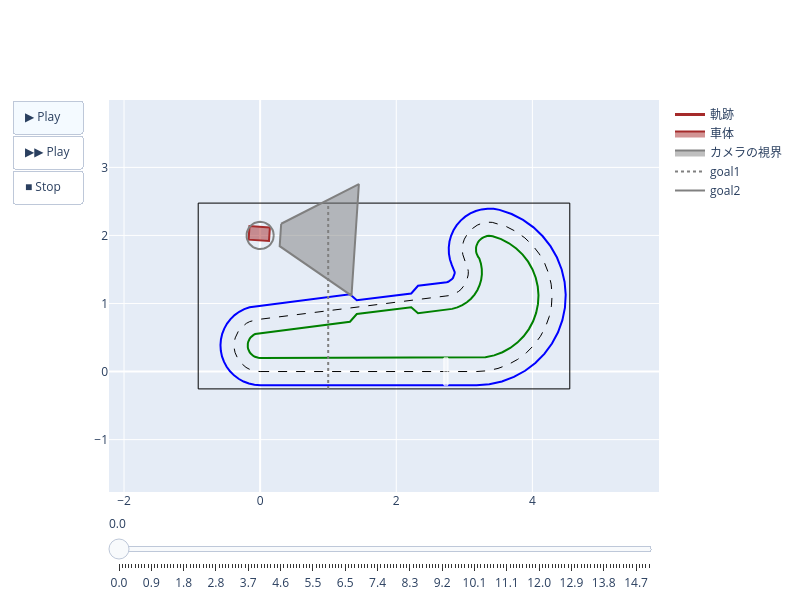

Notebook code for this chart:
### Code cell
class Tutorial1(MissionBase):
    def __init__(self):
        super().__init__(type_b_circuit, t_max=20)
        self.goals = [
            GoalLine((1.0, 0.0), should_stop=False),
            GoalCircle((0.0, 2.0), 0.2),
        ]
        self.initial_xy = (0.0, 2.0)
        self.random_d_xy = (0.1, 0.1)
        self.random_d_yaw_deg = 10

    @staticmethod
    def command_func(alive, *, move, rotate, wait, **kwargs):
        ######## ここから下にプログラムを書こう
        move(v=0.2, t=6)
        wait()
        rotate(w=90, t=2)
        wait()
        move(v=0.2, t=6)
        wait()
        ######## ここより上にプログラムを書こう
        ######## プログラムを書いた後にセルを実行し結果を確認しよう


start(Tutorial1())

### Figure 1 — Plotly figure (JSON) as saved in the notebook; plotly's stock layout.template omitted (floating-point values rounded to 4 significant figures)
{"data": [{"fill": "none", "line": {"color": "black", "dash": "dash", "width": 1}, "mode": "lines", "name": "lane_center", "showlegend": false, "type": "scatter", "x": [0.0, 3.18, 3.339, 3.495, 3.645, 3.785, 3.912, 4.024, 4.119, 4.194, 4.248, 4.281, 4.29, 4.276, 4.24, 4.182, 4.103, 4.005, 3.89, 3.76, 3.618, 3.467, 3.411, 3.354, 3.298, 3.242, 3.19, 3.141, 3.097, 3.058, 3.026, 3.001, 2.983, 2.973, 2.971, 2.977, 2.992, 3.014, 3.043, 3.054, 3.059, 3.057, 3.048, 3.033, 3.011, 2.983, 2.95, 2.912, 2.871, 2.826, 2.778, 2.73, -0.04749, -0.1014, -0.1532, -0.2019, -0.2464, -0.2858, -0.3193, -0.3463, -0.3661, -0.3784, -0.3829, -0.3795, -0.3682, -0.3494, -0.3234, -0.2907, -0.252, -0.2081, -0.16, -0.1085, -0.05482, -1.172e-16], "y": [0.0, 3.894e-16, 0.01149, 0.04571, 0.102, 0.1791, 0.2755, 0.3891, 0.5177, 0.6585, 0.8087, 0.9651, 1.125, 1.284, 1.439, 1.588, 1.727, 1.853, 1.963, 2.056, 2.13, 2.182, 2.192, 2.194, 2.187, 2.173, 2.151, 2.121, 2.085, 2.044, 1.997, 1.946, 1.891, 1.835, 1.778, 1.722, 1.667, 1.614, 1.565, 1.517, 1.469, 1.42, 1.372, 1.325, 1.282, 1.241, 1.205, 1.174, 1.149, 1.129, 1.116, 1.11, 0.7628, 0.7521, 0.7338, 0.7082, 0.676, 0.6377, 0.5941, 0.5462, 0.4949, 0.4414, 0.3866, 0.3317, 0.2779, 0.2263, 0.1779, 0.1337, 0.09463, 0.06152, 0.03503, 0.0157, 0.00395, 5e-06]}, {"fill": "none", "line": {"color": "blue", "dash": "solid", "width": 2}, "mode": "lines", "name": "lane_outer", "showlegend": false, "type": "scatter", "x": [2.449e-17, 3.18, 3.368, 3.552, 3.729, 3.894, 4.044, 4.176, 4.288, 4.377, 4.441, 4.479, 4.49, 4.474, 4.431, 4.362, 4.269, 4.153, 4.017, 3.863, 3.696, 3.517, 3.43, 3.342, 3.254, 3.169, 3.088, 3.013, 2.946, 2.889, 2.841, 2.806, 2.782, 2.772, 2.774, 2.789, 2.817, 2.857, 2.859, 2.858, 2.853, 2.845, 2.834, 2.82, 2.803, 2.784, 2.764, 2.742, 2.32, 2.22, 1.42, 1.32, -0.0723, -0.1544, -0.2333, -0.3073, -0.3751, -0.4351, -0.4862, -0.5272, -0.5574, -0.576, -0.5829, -0.5777, -0.5606, -0.5319, -0.4923, -0.4425, -0.3836, -0.3169, -0.2435, -0.1652, -0.08346, -1.54e-16], "y": [-0.2, -0.2, -0.1864, -0.146, -0.07956, 0.01153, 0.1254, 0.2596, 0.4115, 0.5778, 0.7552, 0.9399, 1.128, 1.316, 1.5, 1.675, 1.839, 1.988, 2.118, 2.228, 2.314, 2.376, 2.391, 2.393, 2.383, 2.359, 2.323, 2.276, 2.218, 2.151, 2.076, 1.995, 1.91, 1.822, 1.734, 1.647, 1.563, 1.484, 1.461, 1.439, 1.417, 1.395, 1.376, 1.358, 1.342, 1.33, 1.32, 1.313, 1.26, 1.147, 1.047, 1.135, 0.9613, 0.945, 0.9171, 0.8782, 0.8291, 0.7708, 0.7045, 0.6315, 0.5535, 0.4719, 0.3885, 0.305, 0.2231, 0.1445, 0.07078, 0.003508, -0.05594, -0.1064, -0.1467, -0.1761, -0.194, -0.2]}, {"fill": "none", "line": {"color": "green", "dash": "solid", "width": 2}, "mode": "lines", "name": "lane_inner", "showlegend": false, "type": "scatter", "x": [-2.449e-17, 3.18, 3.31, 3.438, 3.561, 3.675, 3.78, 3.872, 3.949, 4.011, 4.056, 4.082, 4.09, 4.079, 4.049, 4.002, 3.937, 3.857, 3.763, 3.657, 3.541, 3.418, 3.39, 3.362, 3.334, 3.307, 3.281, 3.257, 3.235, 3.216, 3.2, 3.187, 3.178, 3.172, 3.171, 3.173, 3.18, 3.19, 3.203, 3.22, 3.244, 3.257, 3.258, 3.248, 3.226, 3.193, 3.151, 3.098, 3.038, 2.971, 2.898, 2.821, 2.742, 2.32, 2.22, 1.42, 1.32, -0.02269, -0.04843, -0.07319, -0.09643, -0.1177, -0.1365, -0.1525, -0.1654, -0.1749, -0.1807, -0.1829, -0.1812, -0.1759, -0.1669, -0.1545, -0.1388, -0.1204, -0.09942, -0.07641, -0.05183, -0.02619, -8.049e-17], "y": [0.2, 0.2, 0.2094, 0.2374, 0.2835, 0.3466, 0.4255, 0.5185, 0.6238, 0.7391, 0.8621, 0.9902, 1.121, 1.251, 1.379, 1.5, 1.614, 1.718, 1.809, 1.885, 1.945, 1.988, 1.993, 1.994, 1.991, 1.983, 1.973, 1.958, 1.941, 1.92, 1.897, 1.872, 1.846, 1.818, 1.79, 1.762, 1.735, 1.709, 1.684, 1.662, 1.586, 1.507, 1.427, 1.348, 1.271, 1.198, 1.131, 1.071, 1.018, 0.9755, 0.9427, 0.9209, 0.9104, 0.8572, 0.9455, 0.8455, 0.7322, 0.5644, 0.5592, 0.5505, 0.5383, 0.5229, 0.5046, 0.4838, 0.4609, 0.4364, 0.4108, 0.3847, 0.3585, 0.3328, 0.3081, 0.285, 0.2639, 0.2452, 0.2294, 0.2167, 0.2075, 0.2019, 0.2]}, {"fill": "none", "line": {"color": "black", "dash": "solid", "width": 1}, "mode": "lines", "name": "rim", "showlegend": false, "type": "scatter", "x": [-0.91, 4.55, 4.55, -0.91, -0.91], "y": [-0.255, -0.255, 2.475, 2.475, -0.255]}, {"fill": "toself", "line": {"color": "white", "dash": "solid", "width": 1}, "mode": "lines", "name": "start", "showlegend": false, "type": "scatter", "x": [2.7, 2.76, 2.76, 2.7, 2.7], "y": [-0.2, -0.2, 0.2, 0.2, -0.2]}, {"legendrank": 2, "line": {"color": "brown", "width": 3}, "mode": "lines", "name": "軌跡", "type": "scatter", "x": [-0.01307], "y": [2.027]}, {"legendrank": 1, "mode": "lines", "name": "予測軌跡", "type": "scatter", "x": [], "y": []}, {"fill": "toself", "legendrank": 3, "line": {"color": "brown", "width": 2}, "mode": "lines", "name": "車体", "type": "scatter", "x": [0.1432, 0.13, -0.1693, -0.1561, 0.1432], "y": [2.117, 1.918, 1.937, 2.137, 2.117]}, {"fill": "toself", "legendrank": 4, "line": {"color": "gray", "width": 2}, "mode": "lines", "name": "カメラの視界", "type": "scatter", "x": [0.3091, 1.451, 1.342, 0.2873, 0.3091], "y": [2.171, 2.753, 1.115, 1.842, 2.171]}, {"legendrank": 5, "line": {"color": "gray", "dash": "dot", "width": 2}, "mode": "lines", "name": "goal1", "type": "scatter", "x": [1.0, 1.0], "y": [-0.255, 2.475]}, {"legendrank": 5, "line": {"color": "gray", "dash": "solid", "width": 2}, "mode": "lines", "name": "goal2", "type": "scatter", "x": [0.2, 0.198, 0.1919, 0.1819, 0.1683, 0.1511, 0.131, 0.1081, 0.08308, 0.05635, 0.02846, 1.225e-17, -0.02846, -0.05635, -0.08308, -0.1081, -0.131, -0.1511, -0.1683, -0.1819, -0.1919, -0.198, -0.2, -0.198, -0.1919, -0.1819, -0.1683, -0.1511, -0.131, -0.1081, -0.08308, -0.05635, -0.02846, -3.674e-17, 0.02846, 0.05635, 0.08308, 0.1081, 0.131, 0.1511, 0.1683, 0.1819, 0.1919, 0.198, 0.2], "y": [2.0, 2.028, 2.056, 2.083, 2.108, 2.131, 2.151, 2.168, 2.182, 2.192, 2.198, 2.2, 2.198, 2.192, 2.182, 2.168, 2.151, 2.131, 2.108, 2.083, 2.056, 2.028, 2.0, 1.972, 1.944, 1.917, 1.892, 1.869, 1.849, 1.832, 1.818, 1.808, 1.802, 1.8, 1.802, 1.808, 1.818, 1.832, 1.849, 1.869, 1.892, 1.917, 1.944, 1.972, 2.0]}, {"legendrank": 7, "marker": {"color": "yellow", "line": {"width": 3}, "size": 16, "symbol": "star"}, "mode": "markers", "name": "search", "type": "scatter", "x": [], "y": []}, {"legendrank": 8, "marker": {"color": "yellow", "line": {"width": 1}, "size": 16, "symbol": "star"}, "mode": "markers", "name": "search_all", "type": "scatter", "x": [], "y": []}], "layout": {"height": 600, "sliders": [{"steps": [{"args": [["0"], {"frame": {"duration": 0, "redraw": true}, "mode": "immediate"}], "label": "0.0", "method": "animate"}, {"args": [["1"], {"frame": {"duration": 0, "redraw": true}, "mode": "immediate"}], "label": "0.1", "method": "animate"}, {"args": [["2"], {"frame": {"duration": 0, "redraw": true}, "mode": "immediate"}], "label": "0.2", "method": "animate"}, {"args": [["3"], {"frame": {"duration": 0, "redraw": true}, "mode": "immediate"}], "label": "0.3", "method": "animate"}, {"args": [["4"], {"frame": {"duration": 0, "redraw": true}, "mode": "immediate"}], "label": "0.4", "method": "animate"}, {"args": [["5"], {"frame": {"duration": 0, "redraw": true}, "mode": "immediate"}], "label": "0.5", "method": "animate"}, {"args": [["6"], {"frame": {"duration": 0, "redraw": true}, "mode": "immediate"}], "label": "0.6", "method": "animate"}, {"args": [["7"], {"frame": {"duration": 0, "redraw": true}, "mode": "immediate"}], "label": "0.6", "method": "animate"}, {"args": [["8"], {"frame": {"duration": 0, "redraw": true}, "mode": "immediate"}], "label": "0.7", "method": "animate"}, {"args": [["9"], {"frame": {"duration": 0, "redraw": true}, "mode": "immediate"}], "label": "0.8", "method": "animate"}, {"args": [["10"], {"frame": {"duration": 0, "redraw": true}, "mode": "immediate"}], "label": "0.9", "method": "animate"}, {"args": [["11"], {"frame": {"duration": 0, "redraw": true}, "mode": "immediate"}], "label": "1.0", "method": "animate"}, {"args": [["12"], {"frame": {"duration": 0, "redraw": true}, "mode": "immediate"}], "label": "1.1", "method": "animate"}, {"args": [["13"], {"frame": {"duration": 0, "redraw": true}, "mode": "immediate"}], "label": "1.2", "method": "animate"}, {"args": [["14"], {"frame": {"duration": 0, "redraw": true}, "mode": "immediate"}], "label": "1.3", "method": "animate"}, {"args": [["15"], {"frame": {"duration": 0, "redraw": true}, "mode": "immediate"}], "label": "1.4", "method": "animate"}, {"args": [["16"], {"frame": {"duration": 0, "redraw": true}, "mode": "immediate"}], "label": "1.5", "method": "animate"}, {"args": [["17"], {"frame": {"duration": 0, "redraw": true}, "mode": "immediate"}], "label": "1.6", "method": "animate"}, {"args": [["18"], {"frame": {"duration": 0, "redraw": true}, "mode": "immediate"}], "label": "1.7", "method": "animate"}, {"args": [["19"], {"frame": {"duration": 0, "redraw": true}, "mode": "immediate"}], "label": "1.8", "method": "animate"}, {"args": [["20"], {"frame": {"duration": 0, "redraw": true}, "mode": "immediate"}], "label": "1.8", "method": "animate"}, {"args": [["21"], {"frame": {"duration": 0, "redraw": true}, "mode": "immediate"}], "label": "1.9", "method": "animate"}, {"args": [["22"], {"frame": {"duration": 0, "redraw": true}, "mode": "immediate"}], "label": "2.0", "method": "animate"}, {"args": [["23"], {"frame": {"duration": 0, "redraw": true}, "mode": "immediate"}], "label": "2.1", "method": "animate"}, {"args": [["24"], {"frame": {"duration": 0, "redraw": true}, "mode": "immediate"}], "label": "2.2", "method": "animate"}, {"args": [["25"], {"frame": {"duration": 0, "redraw": true}, "mode": "immediate"}], "label": "2.3", "method": "animate"}, {"args": [["26"], {"frame": {"duration": 0, "redraw": true}, "mode": "immediate"}], "label": "2.4", "method": "animate"}, {"args": [["27"], {"frame": {"duration": 0, "redraw": true}, "mode": "immediate"}], "label": "2.5", "method": "animate"}, {"args": [["28"], {"frame": {"duration": 0, "redraw": true}, "mode": "immediate"}], "label": "2.6", "method": "animate"}, {"args": [["29"], {"frame": {"duration": 0, "redraw": true}, "mode": "immediate"}], "label": "2.7", "method": "animate"}, {"args": [["30"], {"frame": {"duration": 0, "redraw": true}, "mode": "immediate"}], "label": "2.8", "method": "animate"}, {"args": [["31"], {"frame": {"duration": 0, "redraw": true}, "mode": "immediate"}], "label": "2.9", "method": "animate"}, {"args": [["32"], {"frame": {"duration": 0, "redraw": true}, "mode": "immediate"}], "label": "2.9", "method": "animate"}, {"args": [["33"], {"frame": {"duration": 0, "redraw": true}, "mode": "immediate"}], "label": "3.0", "method": "animate"}, {"args": [["34"], {"frame": {"duration": 0, "redraw": true}, "mode": "immediate"}], "label": "3.1", "method": "animate"}, {"args": [["35"], {"frame": {"duration": 0, "redraw": true}, "mode": "immediate"}], "label": "3.2", "method": "animate"}, {"args": [["36"], {"frame": {"duration": 0, "redraw": true}, "mode": "immediate"}], "label": "3.3", "method": "animate"}, {"args": [["37"], {"frame": {"duration": 0, "redraw": true}, "mode": "immediate"}], "label": "3.4", "method": "animate"}, {"args": [["38"], {"frame": {"duration": 0, "redraw": true}, "mode": "immediate"}], "label": "3.5", "method": "animate"}, {"args": [["39"], {"frame": {"duration": 0, "redraw": true}, "mode": "immediate"}], "label": "3.6", "method": "animate"}, {"args": [["40"], {"frame": {"duration": 0, "redraw": true}, "mode": "immediate"}], "label": "3.7", "method": "animate"}, {"args": [["41"], {"frame": {"duration": 0, "redraw": true}, "mode": "immediate"}], "label": "3.8", "method": "animate"}, {"args": [["42"], {"frame": {"duration": 0, "redraw": true}, "mode": "immediate"}], "label": "3.9", "method": "animate"}, {"args": [["43"], {"frame": {"duration": 0, "redraw": true}, "mode": "immediate"}], "label": "4.0", "method": "animate"}, {"args": [["44"], {"frame": {"duration": 0, "redraw": true}, "mode": "immediate"}], "label": "4.1", "method": "animate"}, {"args": [["45"], {"frame": {"duration": 0, "redraw": true}, "mode": "immediate"}], "label": "4.1", "method": "animate"}, {"args": [["46"], {"frame": {"duration": 0, "redraw": true}, "mode": "immediate"}], "label": "4.2", "method": "animate"}, {"args": [["47"], {"frame": {"duration": 0, "redraw": true}, "mode": "immediate"}], "label": "4.3", "method": "animate"}, {"args": [["48"], {"frame": {"duration": 0, "redraw": true}, "mode": "immediate"}], "label": "4.4", "method": "animate"}, {"args": [["49"], {"frame": {"duration": 0, "redraw": true}, "mode": "immediate"}], "label": "4.5", "method": "animate"}, {"args": [["50"], {"frame": {"duration": 0, "redraw": true}, "mode": "immediate"}], "label": "4.6", "method": "animate"}, {"args": [["51"], {"frame": {"duration": 0, "redraw": true}, "mode": "immediate"}], "label": "4.7", "method": "animate"}, {"args": [["52"], {"frame": {"duration": 0, "redraw": true}, "mode": "immediate"}], "label": "4.8", "method": "animate"}, {"args": [["53"], {"frame": {"duration": 0, "redraw": true}, "mode": "immediate"}], "label": "4.9", "method": "animate"}, {"args": [["54"], {"frame": {"duration": 0, "redraw": true}, "mode": "immediate"}], "label": "5.0", "method": "animate"}, {"args": [["55"], {"frame": {"duration": 0, "redraw": true}, "mode": "immediate"}], "label": "5.1", "method": "animate"}, {"args": [["56"], {"frame": {"duration": 0, "redraw": true}, "mode": "immediate"}], "label": "5.2", "method": "animate"}, {"args": [["57"], {"frame": {"duration": 0, "redraw": true}, "mode": "immediate"}], "label": "5.3", "method": "animate"}, {"args": [["58"], {"frame": {"duration": 0, "redraw": true}, "mode": "immediate"}], "label": "5.3", "method": "animate"}, {"args": [["59"], {"frame": {"duration": 0, "redraw": true}, "mode": "immediate"}], "label": "5.4", "method": "animate"}, {"args": [["60"], {"frame": {"duration": 0, "redraw": true}, "mode": "immediate"}], "label": "5.5", "method": "animate"}, {"args": [["61"], {"frame": {"duration": 0, "redraw": true}, "mode": "immediate"}], "label": "5.6", "method": "animate"}, {"args": [["62"], {"frame": {"duration": 0, "redraw": true}, "mode": "immediate"}], "label": "5.7", "method": "animate"}, {"args": [["63"], {"frame": {"duration": 0, "redraw": true}, "mode": "immediate"}], "label": "5.8", "method": "animate"}, {"args": [["64"], {"frame": {"duration": 0, "redraw": true}, "mode": "immediate"}], "label": "5.9", "method": "animate"}, {"args": [["65"], {"frame": {"duration": 0, "redraw": true}, "mode": "immediate"}], "label": "6.0", "method": "animate"}, {"args": [["66"], {"frame": {"duration": 0, "redraw": true}, "mode": "immediate"}], "label": "6.1", "method": "animate"}, {"args": [["67"], {"frame": {"duration": 0, "redraw": true}, "mode": "immediate"}], "label": "6.2", "method": "animate"}, {"args": [["68"], {"frame": {"duration": 0, "redraw": true}, "mode": "immediate"}], "label": "6.3", "method": "animate"}, {"args": [["69"], {"frame": {"duration": 0, "redraw": true}, "mode": "immediate"}], "label": "6.4", "method": "animate"}, {"args": [["70"], {"frame": {"duration": 0, "redraw": true}, "mode": "immediate"}], "label": "6.5", "method": "animate"}, {"args": [["71"], {"frame": {"duration": 0, "redraw": true}, "mode": "immediate"}], "label": "6.5", "method": "animate"}, {"args": [["72"], {"frame": {"duration": 0, "redraw": true}, "mode": "immediate"}], "label": "6.6", "method": "animate"}, {"args": [["73"], {"frame": {"duration": 0, "redraw": true}, "mode": "immediate"}], "label": "6.7", "method": "animate"}, {"args": [["74"], {"frame": {"duration": 0, "redraw": true}, "mode": "immediate"}], "label": "6.8", "method": "animate"}, {"args": [["75"], {"frame": {"duration": 0, "redraw": true}, "mode": "immediate"}], "label": "6.9", "method": "animate"}, {"args": [["76"], {"frame": {"duration": 0, "redraw": true}, "mode": "immediate"}], "label": "7.0", "method": "animate"}, {"args": [["77"], {"frame": {"duration": 0, "redraw": true}, "mode": "immediate"}], "label": "7.1", "method": "animate"}, {"args": [["78"], {"frame": {"duration": 0, "redraw": true}, "mode": "immediate"}], "label": "7.2", "method": "animate"}, {"args": [["79"], {"frame": {"duration": 0, "redraw": true}, "mode": "immediate"}], "label": "7.3", "method": "animate"}, {"args": [["80"], {"frame": {"duration": 0, "redraw": true}, "mode": "immediate"}], "label": "7.4", "method": "animate"}, {"args": [["81"], {"frame": {"duration": 0, "redraw": true}, "mode": "immediate"}], "label": "7.5", "method": "animate"}, {"args": [["82"], {"frame": {"duration": 0, "redraw": true}, "mode": "immediate"}], "label": "7.6", "method": "animate"}, {"args": [["83"], {"frame": {"duration": 0, "redraw": true}, "mode": "immediate"}], "label": "7.7", "method": "animate"}, {"args": [["84"], {"frame": {"duration": 0, "redraw": true}, "mode": "immediate"}], "label": "7.7", "method": "animate"}, {"args": [["85"], {"frame": {"duration": 0, "redraw": true}, "mode": "immediate"}], "label": "7.8", "method": "animate"}, {"args": [["86"], {"frame": {"duration": 0, "redraw": true}, "mode": "immediate"}], "label": "7.9", "method": "animate"}, {"args": [["87"], {"frame": {"duration": 0, "redraw": true}, "mode": "immediate"}], "label": "8.0", "method": "animate"}, {"args": [["88"], {"frame": {"duration": 0, "redraw": true}, "mode": "immediate"}], "label": "8.1", "method": "animate"}, {"args": [["89"], {"frame": {"duration": 0, "redraw": true}, "mode": "immediate"}], "label": "8.2", "method": "animate"}, {"args": [["90"], {"frame": {"duration": 0, "redraw": true}, "mode": "immediate"}], "label": "8.3", "method": "animate"}, {"args": [["91"], {"frame": {"duration": 0, "redraw": true}, "mode": "immediate"}], "label": "8.4", "method": "animate"}, {"args": [["92"], {"frame": {"duration": 0, "redraw": true}, "mode": "immediate"}], "label": "8.5", "method": "animate"}, {"args": [["93"], {"frame": {"duration": 0, "redraw": true}, "mode": "immediate"}], "label": "8.6", "method": "animate"}, {"args": [["94"], {"frame": {"duration": 0, "redraw": true}, "mode": "immediate"}], "label": "8.7", "method": "animate"}, {"args": [["95"], {"frame": {"duration": 0, "redraw": true}, "mode": "immediate"}], "label": "8.8", "method": "animate"}, {"args": [["96"], {"frame": {"duration": 0, "redraw": true}, "mode": "immediate"}], "label": "8.8", "method": "animate"}, {"args": [["97"], {"frame": {"duration": 0, "redraw": true}, "mode": "immediate"}], "label": "8.9", "method": "animate"}, {"args": [["98"], {"frame": {"duration": 0, "redraw": true}, "mode": "immediate"}], "label": "9.0", "method": "animate"}, {"args": [["99"], {"frame": {"duration": 0, "redraw": true}, "mode": "immediate"}], "label": "9.1", "method": "animate"}, {"args": [["100"], {"frame": {"duration": 0, "redraw": true}, "mode": "immediate"}], "label": "9.2", "method": "animate"}, {"args": [["101"], {"frame": {"duration": 0, "redraw": true}, "mode": "immediate"}], "label": "9.3", "method": "animate"}, {"args": [["102"], {"frame": {"duration": 0, "redraw": true}, "mode": "immediate"}], "label": "9.4", "method": "animate"}, {"args": [["103"], {"frame": {"duration": 0, "redraw": true}, "mode": "immediate"}], "label": "9.5", "method": "animate"}, {"args": [["104"], {"frame": {"duration": 0, "redraw": true}, "mode": "immediate"}], "label": "9.6", "method": "animate"}, {"args": [["105"], {"frame": {"duration": 0, "redraw": true}, "mode": "immediate"}], "label": "9.7", "method": "animate"}, {"args": [["106"], {"frame": {"duration": 0, "redraw": true}, "mode": "immediate"}], "label": "9.8", "method": "animate"}, {"args": [["107"], {"frame": {"duration": 0, "redraw": true}, "mode": "immediate"}], "label": "9.9", "method": "animate"}, {"args": [["108"], {"frame": {"duration": 0, "redraw": true}, "mode": "immediate"}], "label": "10.0", "method": "animate"}, {"args": [["109"], {"frame": {"duration": 0, "redraw": true}, "mode": "immediate"}], "label": "10.0", "method": "animate"}, {"args": [["110"], {"frame": {"duration": 0, "redraw": true}, "mode": "immediate"}], "label": "10.1", "method": "animate"}, {"args": [["111"], {"frame": {"duration": 0, "redraw": true}, "mode": "immediate"}], "label": "10.2", "method": "animate"}, {"args": [["112"], {"frame": {"duration": 0, "redraw": true}, "mode": "immediate"}], "label": "10.3", "method": "animate"}, {"args": [["113"], {"frame": {"duration": 0, "redraw": true}, "mode": "immediate"}], "label": "10.4", "method": "animate"}, {"args": [["114"], {"frame": {"duration": 0, "redraw": true}, "mode": "immediate"}], "label": "10.5", "method": "animate"}, {"args": [["115"], {"frame": {"duration": 0, "redraw": true}, "mode": "immediate"}], "label": "10.6", "method": "animate"}, {"args": [["116"], {"frame": {"duration": 0, "redraw": true}, "mode": "immediate"}], "label": "10.7", "method": "animate"}, {"args": [["117"], {"frame": {"duration": 0, "redraw": true}, "mode": "immediate"}], "label": "10.8", "method": "animate"}, {"args": [["118"], {"frame": {"duration": 0, "redraw": true}, "mode": "immediate"}], "label": "10.9", "method": "animate"}, {"args": [["119"], {"frame": {"duration": 0, "redraw": true}, "mode": "immediate"}], "label": "11.0", "method": "animate"}, {"args": [["120"], {"frame": {"duration": 0, "redraw": true}, "mode": "immediate"}], "label": "11.1", "method": "animate"}, {"args": [["121"], {"frame": {"duration": 0, "redraw": true}, "mode": "immediate"}], "label": "11.2", "method": "animate"}, {"args": [["122"], {"frame": {"duration": 0, "redraw": true}, "mode": "immediate"}], "label": "11.2", "method": "animate"}, {"args": [["123"], {"frame": {"duration": 0, "redraw": true}, "mode": "immediate"}], "label": "11.3", "method": "animate"}, {"args": [["124"], {"frame": {"duration": 0, "redraw": true}, "mode": "immediate"}], "label": "11.4", "method": "animate"}, {"args": [["125"], {"frame": {"duration": 0, "redraw": true}, "mode": "immediate"}], "label": "11.5", "method": "animate"}, {"args": [["126"], {"frame": {"duration": 0, "redraw": true}, "mode": "immediate"}], "label": "11.6", "method": "animate"}, {"args": [["127"], {"frame": {"duration": 0, "redraw": true}, "mode": "immediate"}], "label": "11.7", "method": "animate"}, {"args": [["128"], {"frame": {"duration": 0, "redraw": true}, "mode": "immediate"}], "label": "11.8", "method": "animate"}, {"args": [["129"], {"frame": {"duration": 0, "redraw": true}, "mode": "immediate"}], "label": "11.9", "method": "animate"}, {"args": [["130"], {"frame": {"duration": 0, "redraw": true}, "mode": "immediate"}], "label": "12.0", "method": "animate"}, {"args": [["131"], {"frame": {"duration": 0, "redraw": true}, "mode": "immediate"}], "label": "12.1", "method": "animate"}, {"args": [["132"], {"frame": {"duration": 0, "redraw": true}, "mode": "immediate"}], "label": "12.2", "method": "animate"}, {"args": [["133"], {"frame": {"duration": 0, "redraw": true}, "mode": "immediate"}], "label": "12.3", "method": "animate"}, {"args": [["134"], {"frame": {"duration": 0, "redraw": true}, "mode": "immediate"}], "label": "12.4", "method": "animate"}, {"args": [["135"], {"frame": {"duration": 0, "redraw": true}, "mode": "immediate"}], "label": "12.4", "method": "animate"}, {"args": [["136"], {"frame": {"duration": 0, "redraw": true}, "mode": "immediate"}], "label": "12.5", "method": "animate"}, {"args": [["137"], {"frame": {"duration": 0, "redraw": true}, "mode": "immediate"}], "label": "12.6", "method": "animate"}, {"args": [["138"], {"frame": {"duration": 0, "redraw": true}, "mode": "immediate"}], "label": "12.7", "method": "animate"}, {"args": [["139"], {"frame": {"duration": 0, "redraw": true}, "mode": "immediate"}], "label": "12.8", "method": "animate"}, {"args": [["140"], {"frame": {"duration": 0, "redraw": true}, "mode": "immediate"}], "label": "12.9", "method": "animate"}, {"args": [["141"], {"frame": {"duration": 0, "redraw": true}, "mode": "immediate"}], "label": "13.0", "method": "animate"}, {"args": [["142"], {"frame": {"duration": 0, "redraw": true}, "mode": "immediate"}], "label": "13.1", "method": "animate"}, {"args": [["143"], {"frame": {"duration": 0, "redraw": true}, "mode": "immediate"}], "label": "13.2", "method": "animate"}, {"args": [["144"], {"frame": {"duration": 0, "redraw": true}, "mode": "immediate"}], "label": "13.3", "method": "animate"}, {"args": [["145"], {"frame": {"duration": 0, "redraw": true}, "mode": "immediate"}], "label": "13.4", "method": "animate"}, {"args": [["146"], {"frame": {"duration": 0, "redraw": true}, "mode": "immediate"}], "label": "13.5", "method": "animate"}, {"args": [["147"], {"frame": {"duration": 0, "redraw": true}, "mode": "immediate"}], "label": "13.6", "method": "animate"}, {"args": [["148"], {"frame": {"duration": 0, "redraw": true}, "mode": "immediate"}], "label": "13.6", "method": "animate"}, {"args": [["149"], {"frame": {"duration": 0, "redraw": true}, "mode": "immediate"}], "label": "13.7", "method": "animate"}, {"args": [["150"], {"frame": {"duration": 0, "redraw": true}, "mode": "immediate"}], "label": "13.8", "method": "animate"}, {"args": [["151"], {"frame": {"duration": 0, "redraw": true}, "mode": "immediate"}], "label": "13.9", "method": "animate"}, {"args": [["152"], {"frame": {"duration": 0, "redraw": true}, "mode": "immediate"}], "label": "14.0", "method": "animate"}, {"args": [["153"], {"frame": {"duration": 0, "redraw": true}, "mode": "immediate"}], "label": "14.1", "method": "animate"}, {"args": [["154"], {"frame": {"duration": 0, "redraw": true}, "mode": "immediate"}], "label": "14.2", "method": "animate"}, {"args": [["155"], {"frame": {"duration": 0, "redraw": true}, "mode": "immediate"}], "label": "14.3", "method": "animate"}, {"args": [["156"], {"frame": {"duration": 0, "redraw": true}, "mode": "immediate"}], "label": "14.4", "method": "animate"}, {"args": [["157"], {"frame": {"duration": 0, "redraw": true}, "mode": "immediate"}], "label": "14.5", "method": "animate"}, {"args": [["158"], {"frame": {"duration": 0, "redraw": true}, "mode": "immediate"}], "label": "14.6", "method": "animate"}, {"args": [["159"], {"frame": {"duration": 0, "redraw": true}, "mode": "immediate"}], "label": "14.7", "method": "animate"}, {"args": [["160"], {"frame": {"duration": 0, "redraw": true}, "mode": "immediate"}], "label": "14.7", "method": "animate"}, {"args": [["161"], {"frame": {"duration": 0, "redraw": true}, "mode": "immediate"}], "label": "14.8", "method": "animate"}, {"args": [["162"], {"frame": {"duration": 0, "redraw": true}, "mode": "immediate"}], "label": "14.9", "method": "animate"}, {"args": [["163"], {"frame": {"duration": 0, "redraw": true}, "mode": "immediate"}], "label": "15.0", "method": "animate"}, {"args": [["164"], {"frame": {"duration": 0, "redraw": true}, "mode": "immediate"}], "label": "15.1", "method": "animate"}]}], "updatemenus": [{"buttons": [{"args": [null, {"frame": {"duration": 92.18, "redraw": true}, "fromcurrent": true, "transition": {"duration": 0}}], "label": "▶ Play", "method": "animate"}, {"args": [null, {"frame": {"duration": 46.09, "redraw": true}, "fromcurrent": true, "transition": {"duration": 0}}], "label": "▶▶ Play", "method": "animate"}, {"args": [[null], {"frame": {"duration": 0}, "mode": "immediate"}], "label": "■ Stop", "method": "animate"}], "type": "buttons"}], "width": 800, "xaxis": {"range": [-1.06, 4.7], "scaleanchor": "y"}, "yaxis": {"range": [-1.77, 3.99]}}}
